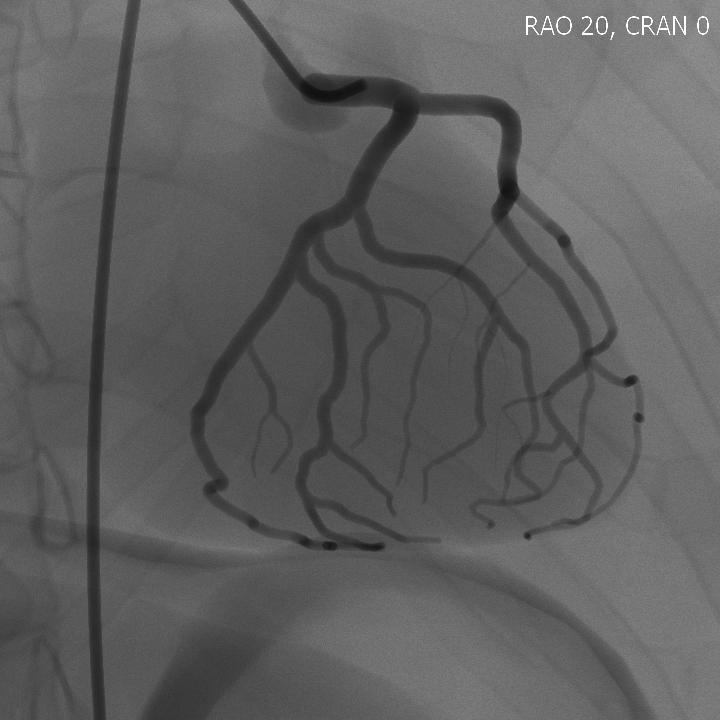
#> input picture 4/angio.png, 720 x 720 px
$ jupyter execute Copy_of_DIP_HW4.ipynb   (shell and % lines are left out)   (older library calls are emulated)
#> lines starting #> are read from the running program, lines starting #| are printed output that depends on the picture; after the words box and inside, x2 and y2 are one past the last pixel; in counts of white or black regions, pixels touching at a corner belong together
<div dir=rtl>
<font color='red' size="6">آماده سازی نوت بوک</font>
<div dir=rtl>

><font size = "4"> 1.  قبل از هر کاری، با استفاده از مسیر نوشته شده در خط پایین، یک کپی از این نوتبوک در گوگل درایو خودتان بسازید و تمرین را در آن نسخه حل کنید.

<div dir=ltr>
<font size = "4" color='green'>
File --> Save a copy in Drive
</font>
<div dir=rtl>

><font size = "4"> 2.   برای دسترسی به تصاویر مورد نیاز در این تکلیف، بدون اعمال هیچ تغییری در بلوک زیر، آن را اجرا کنید. با این کار فایل های مربوط به تکلیف (تصاویر) دانلود و در فولدر کولب شما قرار داده می شوند. انجام این مرحله پس از هر بار قطع شدن از کولب و اتصال دوباره، ضروری است. یعنی اگر مثلا یک سوال را حل کردید و بعد کولب را بستید یا مدتی با آن کار نکردید و اتصالتان به طور خودکار قطع شد، در اقدام بعدیتان برای نوشتن بقیه‌ی تمرین، حتما این بلوک باید دوباره اجرا شود.

[cell 1]
#@title RUN THIS BLOCK WITHOUT ANY CHANGE to download the data

# Imports
<div dir=rtl>
<font color="green" size="6">فراخوانی کتابخانه ها</font>
<div dir=rtl>

[cell 2]
###

# ENTER YOUR CODE HERE.
import numpy
import matplotlib.pyplot as plt
from mpl_toolkits import mplot3d
import cv2
from google.colab.patches import cv2_imshow
###

# Any Helper Functions

<div dir=rtl>
<font color="green" size = "4">در صورت نیاز یا برای راحتی خودتان می‌توانید توابع کمکی‌ (مثلا برای عملیات‌های پر تکرار) این جا تعریف کنید (همه در همین بلوک).</font>
</div>

[cell 3]
###

# ENTER YOUR CODE HERE.

###

# Question 5: Edge Detection (15%)

[cell 4]
#@title Q5 - Part 1 (Sobel) (5%)
###
plt.figure()
# ENTER YOUR CODE HERE.
image = cv2.imread('angio.png', cv2.IMREAD_GRAYSCALE)
#> image is the input picture: shape (720, 720); min 16, max 255, mean 95
plt.imshow(image, cmap="gray", vmin=0, vmax=255)
plt.title('original', color='white', backgroundcolor='green')
plt.axis('off')

plt.figure()
sobel_x = cv2.Sobel(image,cv2.CV_64F,1,0,ksize=5)
plt.imshow(sobel_x, cmap="gray", vmin=0, vmax=255)
plt.title('sobel_x', color='white', backgroundcolor='green')
plt.axis('off')


sobel_y = cv2.Sobel(image,cv2.CV_64F,0,1,ksize=5)

plt.figure()
plt.imshow(sobel_y, cmap="gray", vmin=0, vmax=255)
plt.title('sobel_y', color='white', backgroundcolor='green')
plt.axis('off')
###

[cell 5]
#@title Q5 - Part 2 (Canny) (5%)
###

# ENTER YOUR CODE HERE.
canny = cv2.Canny(image, 30, 80)
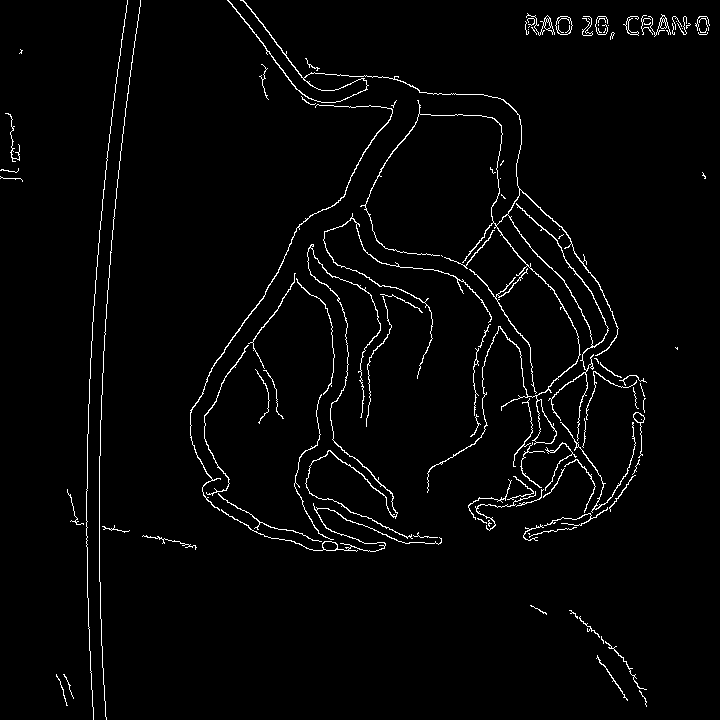
#> canny: shape (720, 720); 2.5% white in thin lines or dots
plt.figure()
plt.imshow(canny, cmap="gray", vmin=0, vmax=255)
plt.title('canny', color='white', backgroundcolor='green')
plt.axis('off')
###

[cell 6]
#@title Q5 - Part 3 (LoG) (5%)
###

# ENTER YOUR CODE HERE.
gaussian = cv2.GaussianBlur(image, (3, 3), 0)
log = cv2.Laplacian(gaussian, cv2.CV_16S, ksize=5)
plt.figure()
plt.imshow(log, cmap="gray", vmin=0, vmax=255)
plt.title('log', color='white', backgroundcolor='green')
plt.axis('off')
###

# Question 6: Hough Transform (15%)

[cell 7]
#@title Q6 - Part 1 (60%)
###

# ENTER YOUR CODE HERE.

image = cv2.imread('bone.jpg', cv2.IMREAD_GRAYSCALE)
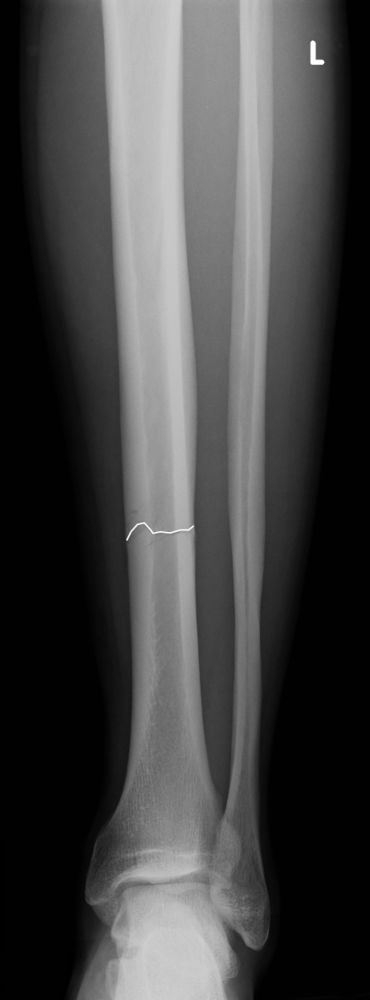
#> input picture 4/bone.jpg, 370 x 1000 px
#> image is the input picture: shape (1000, 370); min 0, max 255, mean 69.2
blur = cv2.GaussianBlur(image,(3,3),0)
edges = cv2.Canny(image,60,60)
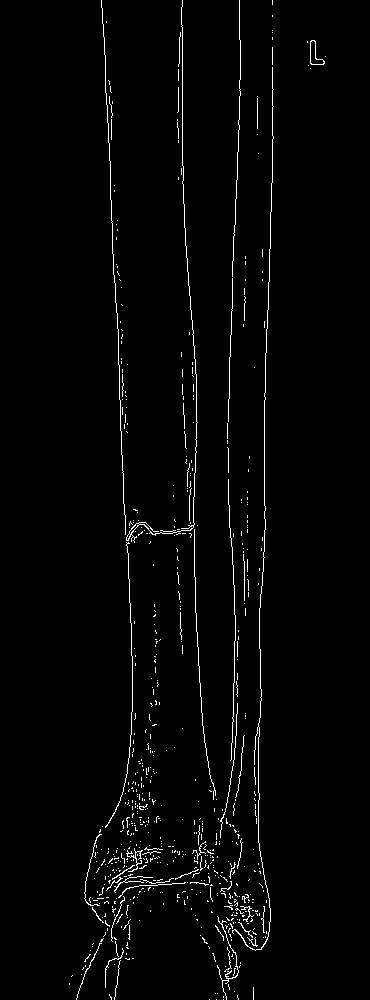
#> edges: shape (1000, 370); 2% white in thin lines or dots, all inside (x1, y1, x2, y2) = (69, 0, 326, 1000)
plt.figure()
plt.imshow(image, cmap="gray", vmin=0, vmax=255)
plt.title('original', color='white', backgroundcolor='green')
plt.axis('off')

lines = cv2.HoughLines(edges, 1.2, numpy.pi/180, 220)
#> lines = [[242.4, 0.0349], [-105.6, 3.11], [272.4, 0.0175], [182.4, 0]]

image1 =  numpy.copy(image)
for r_theta in lines:
    arr = numpy.array(r_theta[0], dtype=numpy.float64)
    r, theta = arr
    a = numpy.cos(theta)
    b = numpy.sin(theta)
    x0 = a*r
    y0 = b*r
    x1 = int(x0 + 1000*(-b))
    y1 = int(y0 + 1000*(a))
    x2 = int(x0 - 1000*(-b))
    y2 = int(y0 - 1000*(a))
    cv2.line(image1, (x1, y1), (x2, y2), (0,0,255), 4)
#> this loop made 4 passes
#> (r, theta, a, b, x0, y0, x1, y1) on passes 1 to 4: (242.4, 0.0349, 0.999, 0.0349, 242.3, 8.46, 207, 1007), (-105.6, 3.11, -0.999, 0.0349, 105.5, -3.69, 70, -1003), (272.4, 0.0175, 1, 0.0175, 272.4, 4.75, 254, 1004), (182.4, 0, 1, 0, 182.4, 0, 182, 1000)
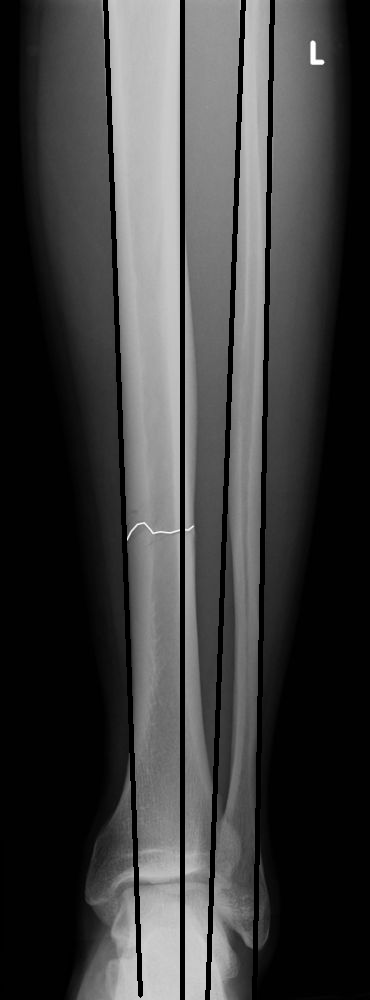
#> image1: shape (1000, 370); 5.41% of pixels changed, all inside (x1, y1, x2, y2) = (103, 0, 275, 1000)
plt.figure()
plt.imshow(image1, cmap="gray", vmin=0, vmax=255)
plt.title('Hough', color='white', backgroundcolor='green')
plt.axis('off')

edges2 = numpy.copy(edges)
linesP = cv2.HoughLinesP(edges2, 1, numpy.pi / 180, 50, None, 50, 10)
#> linesP = 32 rows, first 6: [229, 385, 232, 272], [258, 828, 258, 772], [267, 328, 270, 227], [183, 198, 196, 397], [264, 518, 264, 393], [119, 381, 124, 514]
image2 =  numpy.copy(image)

if linesP is not None:
  for i in range(0, len(linesP)):
    l = linesP[i][0]
    cv2.line(image2, (l[0], l[1]), (l[2], l[3]), (0,0,255), 3, cv2.LINE_AA)
#> this loop made 32 passes
#> l on passes 1 to 12: [229, 385, 232, 272], [258, 828, 258, 772], [267, 328, 270, 227], [183, 198, 196, 397], [264, 518, 264, 393], [119, 381, 124, 514], [182, 165, 182, 25], [101, 0, 105, 78], [197, 632, 199, 682], [110, 188, 113, 263], [127, 535, 130, 622], [228, 479, 230, 537]
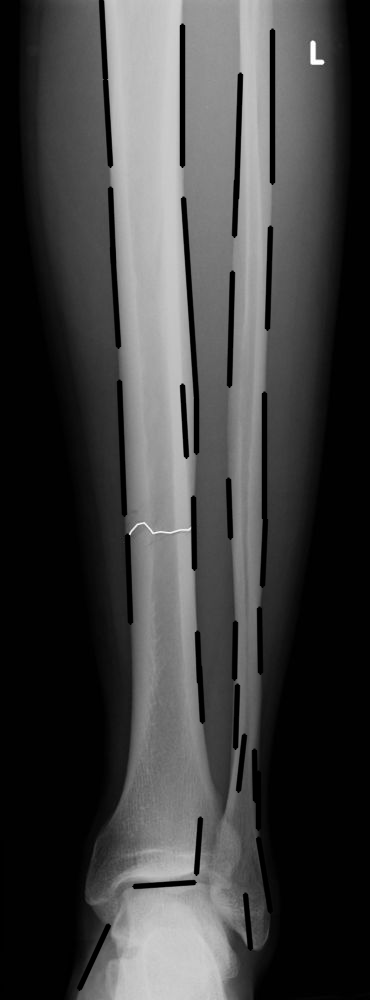
#> image2: shape (1000, 370); 5.05% of pixels changed, all inside (x1, y1, x2, y2) = (76, 0, 276, 991)


plt.figure()
plt.imshow(image2, cmap="gray", vmin=0, vmax=255)
plt.title('Hough_P', color='white', backgroundcolor='green')
plt.axis('off')
###

[cell 8]
#@title Q6 - Part 2 (40%)
###

# ENTER YOUR CODE HERE.
image = cv2.imread('eye.jpg', cv2.IMREAD_GRAYSCALE)
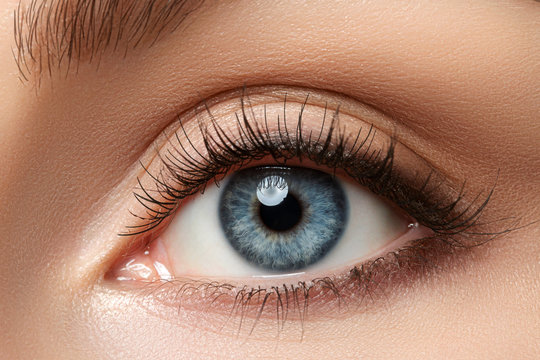
#> input picture 4/eye.jpg, 540 x 360 px
#> image: shape (360, 540); min 0, max 255, mean 139.9
img = cv2.medianBlur(image,5)
cimage = cv2.cvtColor(image,cv2.COLOR_GRAY2BGR)
plt.figure()
plt.imshow(image, cmap="gray", vmin=0, vmax=255)
plt.title('original', color='white', backgroundcolor='green')
plt.axis('off')

circles = cv2.HoughCircles(img,cv2.HOUGH_GRADIENT,2,15,param1=220,param2=120,minRadius=0,maxRadius=0)
#> circles = [[287, 207, 68.4]]

circles = numpy.uint16(numpy.around(circles))
#> circles = [[287, 207, 68]]
print(circles)
#| [[[287 207  68]]]
for i in circles[0,:]:
    cv2.circle(cimage,(i[0],i[1]),i[2],(0,255,0),2)
#> this loop made 1 pass
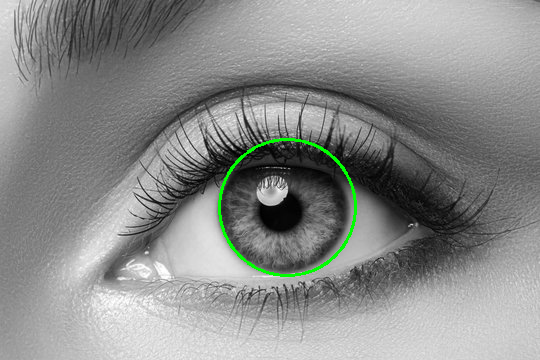
#> cimage: shape (360, 540, 3); mean B, G, R 139.2, 140.9, 139.2
plt.figure()
plt.imshow(cimage, cmap="gray", vmin=0, vmax=255)
plt.title('Hough', color='white', backgroundcolor='green')
plt.axis('off')
###

# Question 7: Feature-Based Registration (20%)

[cell 9]
###

# ENTER YOUR CODE HERE.
x11 = 90
y11 = 112
x12 = 265
y12 = 213

x21 = 115
y21 = 81
x22 = 340
y22 = 194

x31 = 74
y31 = 137
x32 = 214
y32 = 230

A = numpy.array([[x11, y11, 1], [x21, y21, 1], [x31, y31, 1]])
b = numpy.array([[x12,y12], [x22, y22], [x32, y32]])

x = numpy.matmul(numpy.linalg.inv(A),b)

print("a = ", x)
###

# Question 8: Similarity-based Segmentation (20%)

[cell 10]
#@title Q8 - Part 1
###

# ENTER YOUR CODE HERE.
image = cv2.imread('Color_MRI.png')
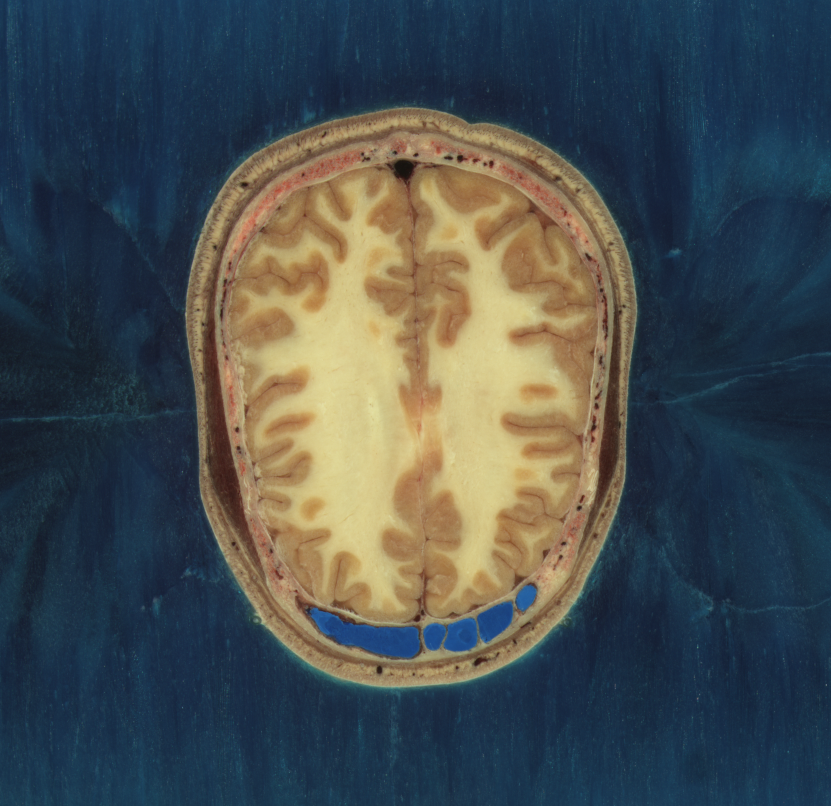
#> input picture 4/Color_MRI.png, 831 x 806 px
#> image is the input picture: shape (806, 831, 3); mean B, G, R 79.6, 77.9, 70.6
image = cv2.cvtColor(image, cv2.COLOR_BGR2RGB)
###

[cell 11]
#@title Q8 - Part 2
###

# ENTER YOUR CODE HERE.
x11 = 370
y11 = 400
x12 = 247
y12 = 271
###

[cell 12]
#@title Q8 - Part 3 (5%)
###

# ENTER YOUR CODE HERE.
new_image = numpy.zeros_like(image)
new_image[x11, y11] = image[x11, y11]
new_image[x12, y12] = image[x12, y12]
#> new_image: shape (806, 831, 3); mean R, G, B 0, 0, 0
###

[cell 13]
#@title Q8 - Part 4 (50%)
###
# ENTER YOUR CODE HERE.
def growing_region(image, d, type_t, seed, max_iterations=100):
#> called with d = 10, type_t = 'static', seed = (370, 400), max_iterations = 200
    result = numpy.zeros_like(image, dtype=numpy.uint8)
    x = image[seed]
#> x = [209, 198, 139]
    result[seed] = x

    for _ in range(max_iterations):
        if type_t == 'static':
            threshold = x
        elif type_t == 'variable':
            threshold = numpy.mean(image[result == x])
            threshold = numpy.array([threshold,threshold,threshold])


        mask = cv2.inRange(image, threshold - d, threshold + d)
        result = cv2.bitwise_and(result, result, mask=~mask)
        result[mask > 0] = x

    return result

###

[cell 14]
#@title Q8 - Part 5 (15%)
###

# ENTER YOUR CODE HERE.

plt.figure()
plt.imshow(growing_region(new_image, 10, "static", (x11, y11), 200), cmap="gray", vmin=0, vmax=255)
plt.title('Hough', color='white', backgroundcolor='green')
plt.axis('off')
###

[cell 15]
#@title Q8 - Part 6 (10%)
###
image1 = cv2.imread('Color_MRI.png')
image1 = cv2.cvtColor(image1, cv2.COLOR_BGR2RGB)

image2 = cv2.imread('Color_MRI.png')
image2 = cv2.cvtColor(image2, cv2.COLOR_BGR2RGB)

image3 = cv2.imread('Color_MRI.png')
image3 = cv2.cvtColor(image3, cv2.COLOR_BGR2RGB)

image4 = cv2.imread('Color_MRI.png')
image4 = cv2.cvtColor(image4, cv2.COLOR_BGR2RGB)

static1 = growing_region(image1, 10, "static", (x11, y11), 200)
static2 = growing_region(image2, 10, "static", (x12, y12), 200)

variable1 = growing_region(image3, 50, "variable", (x11, y11), 200)
#> call 4 of growing_region, with d = 50, type_t = 'variable', seed = (370, 400), max_iterations = 200
#> the loop in growing_region (call 4), `for _ in range(max_iterations):` made 200 passes
#> threshold on passes 1 to 12: [182, 182, 182], [185.4, 185.4, 185.4], [185.4, 185.4, 185.4], [185.4, 185.4, 185.4], [185.4, 185.4, 185.4], [185.4, 185.4, 185.4], [185.4, 185.4, 185.4], [185.4, 185.4, 185.4], [185.4, 185.4, 185.4], [185.4, 185.4, 185.4], [185.4, 185.4, 185.4], [185.4, 185.4, 185.4]
#> after the loop in growing_region (call 4), `for _ in range(max_iterations):`:
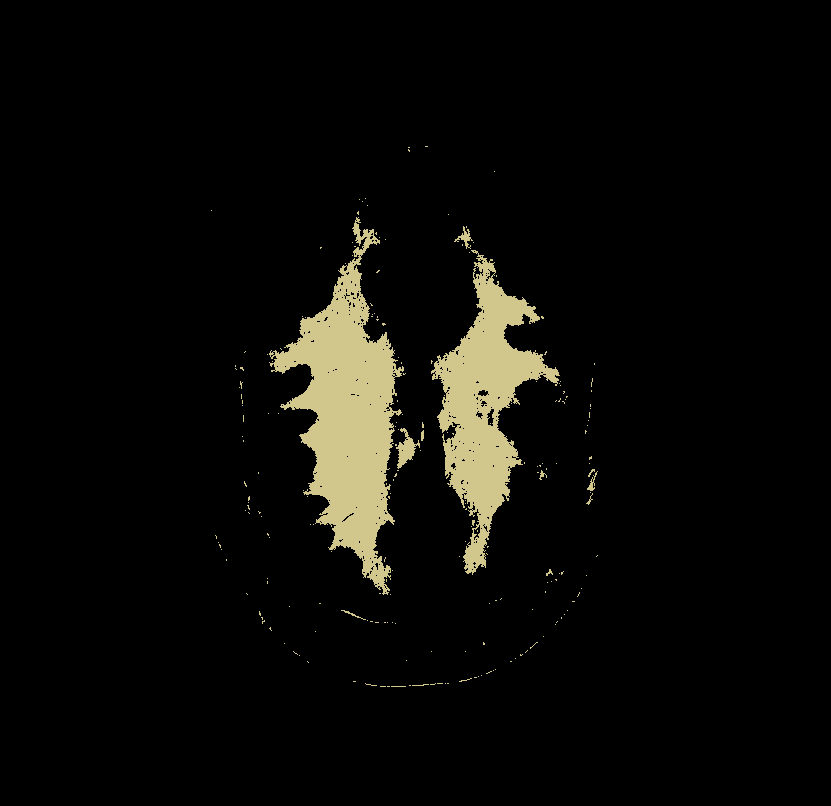
#> result: shape (806, 831, 3); mean R, G, B 11.6, 11, 7.7
variable2 = growing_region(image4, 50, "variable", (x12, y12), 200)
#> in growing_region (call 5), `x = image[seed]`: x = [172, 148, 108]
#> the loop in growing_region (call 5), `for _ in range(max_iterations):` made 200 passes
#> threshold on passes 1 to 12: [142.7, 142.7, 142.7], [139.6, 139.6, 139.6], [137.8, 137.8, 137.8], [136.7, 136.7, 136.7], [136.1, 136.1, 136.1], [135.5, 135.5, 135.5], [135.5, 135.5, 135.5], [135.5, 135.5, 135.5], [135.5, 135.5, 135.5], [135.5, 135.5, 135.5], [135.5, 135.5, 135.5], [135.5, 135.5, 135.5]
#> after the loop in growing_region (call 5), `for _ in range(max_iterations):`:
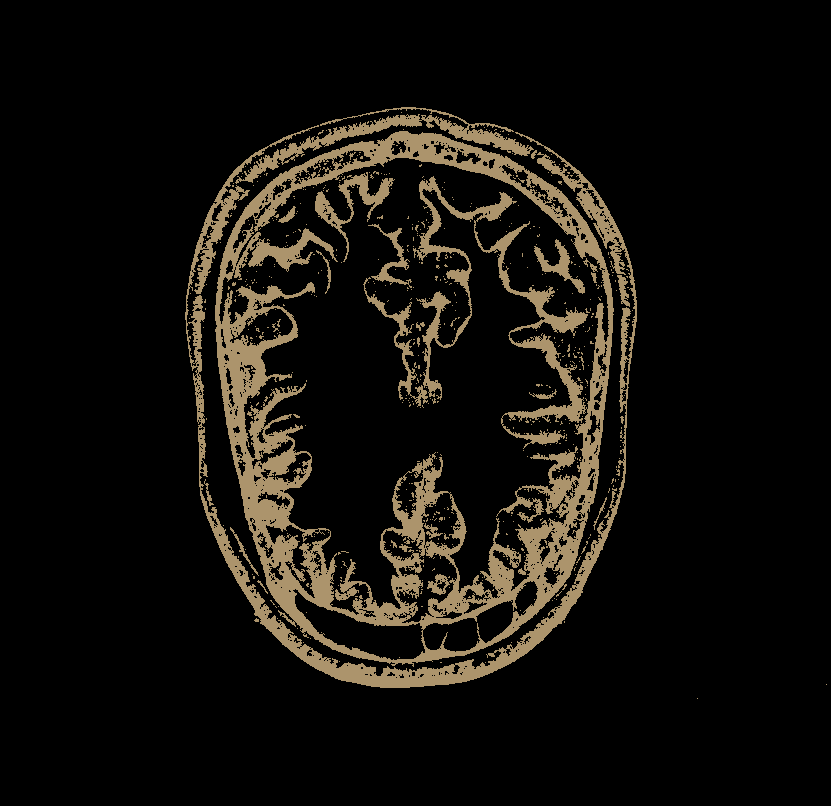
#> result: shape (806, 831, 3); mean R, G, B 19, 16.4, 12
